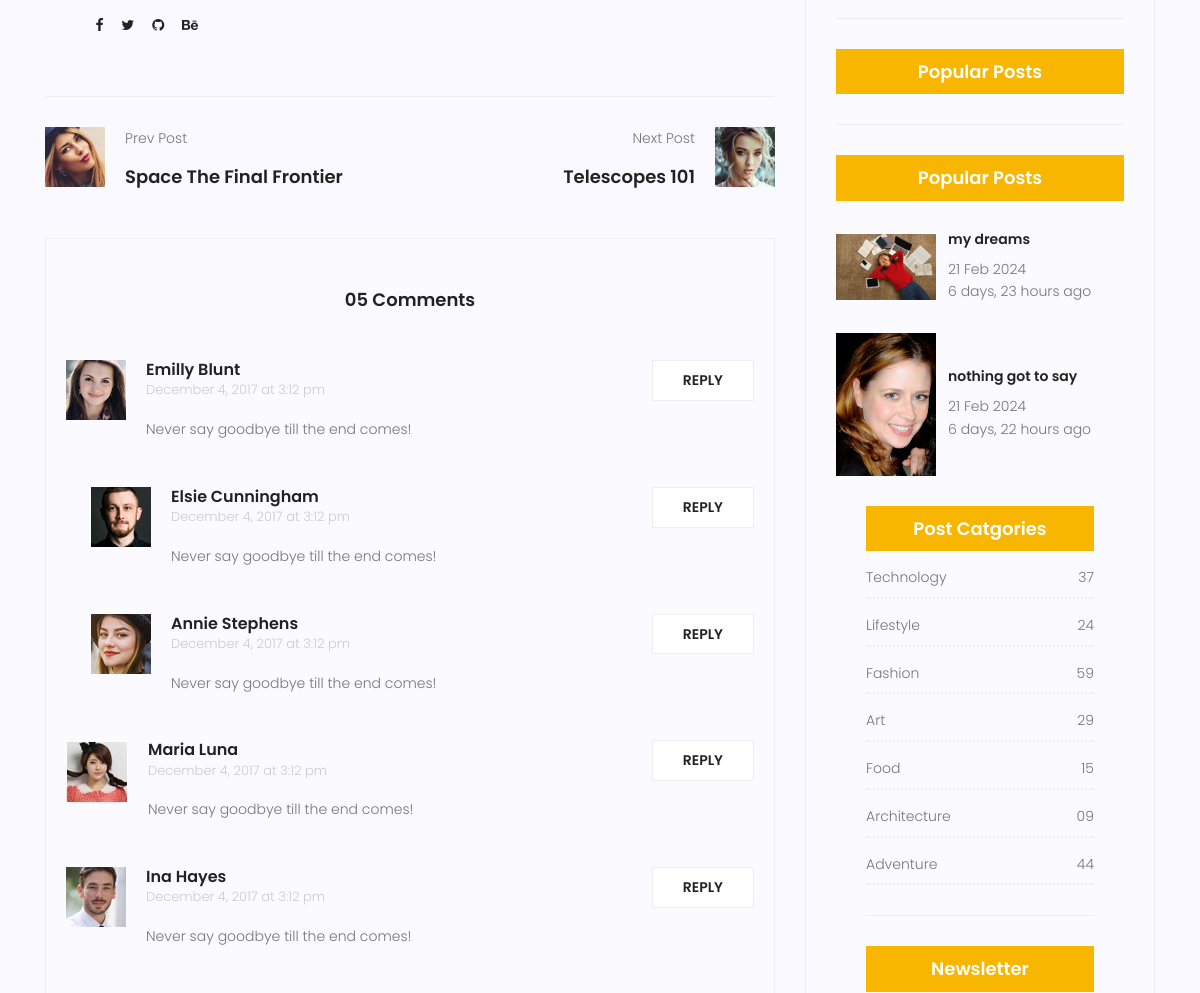
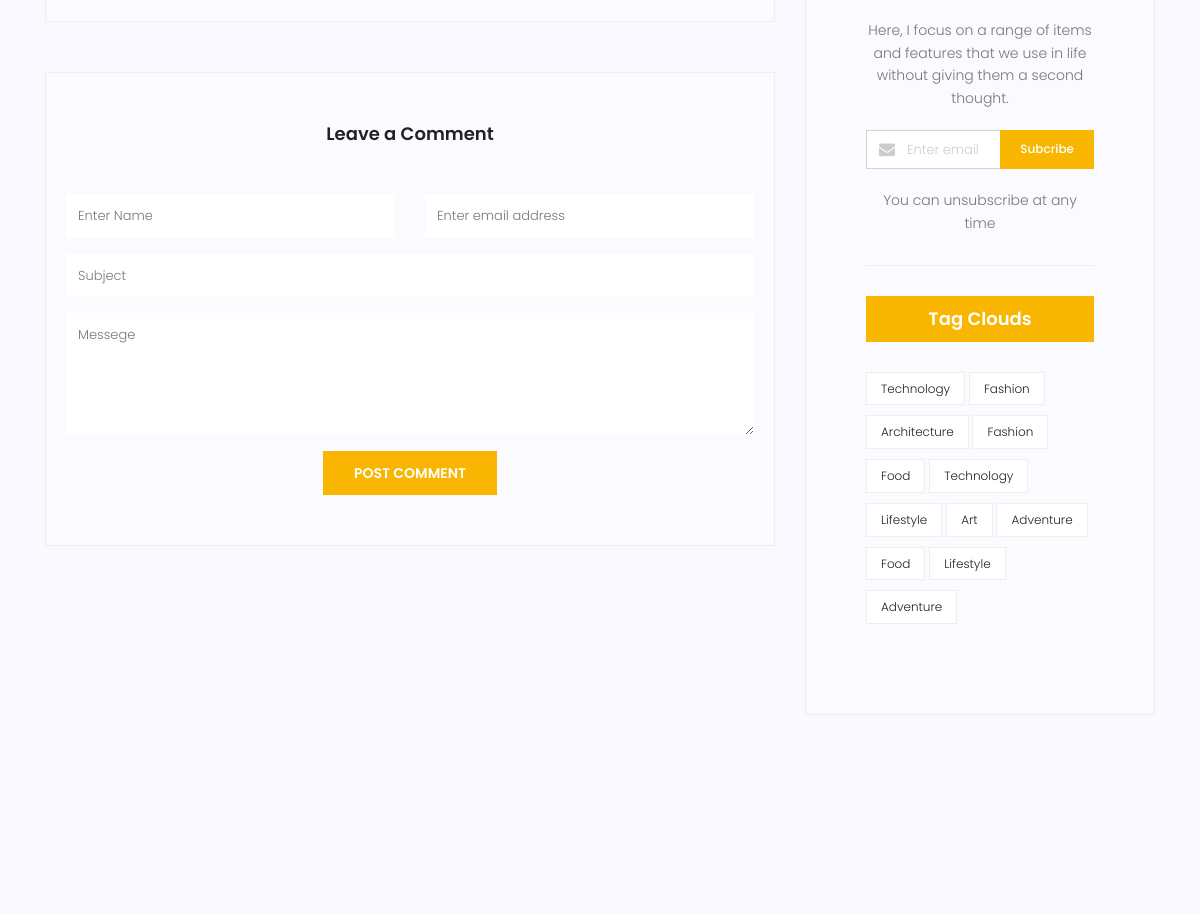
The page /blog/3 (middle part) on the database as committed earlier (2 pictures, top to bottom).
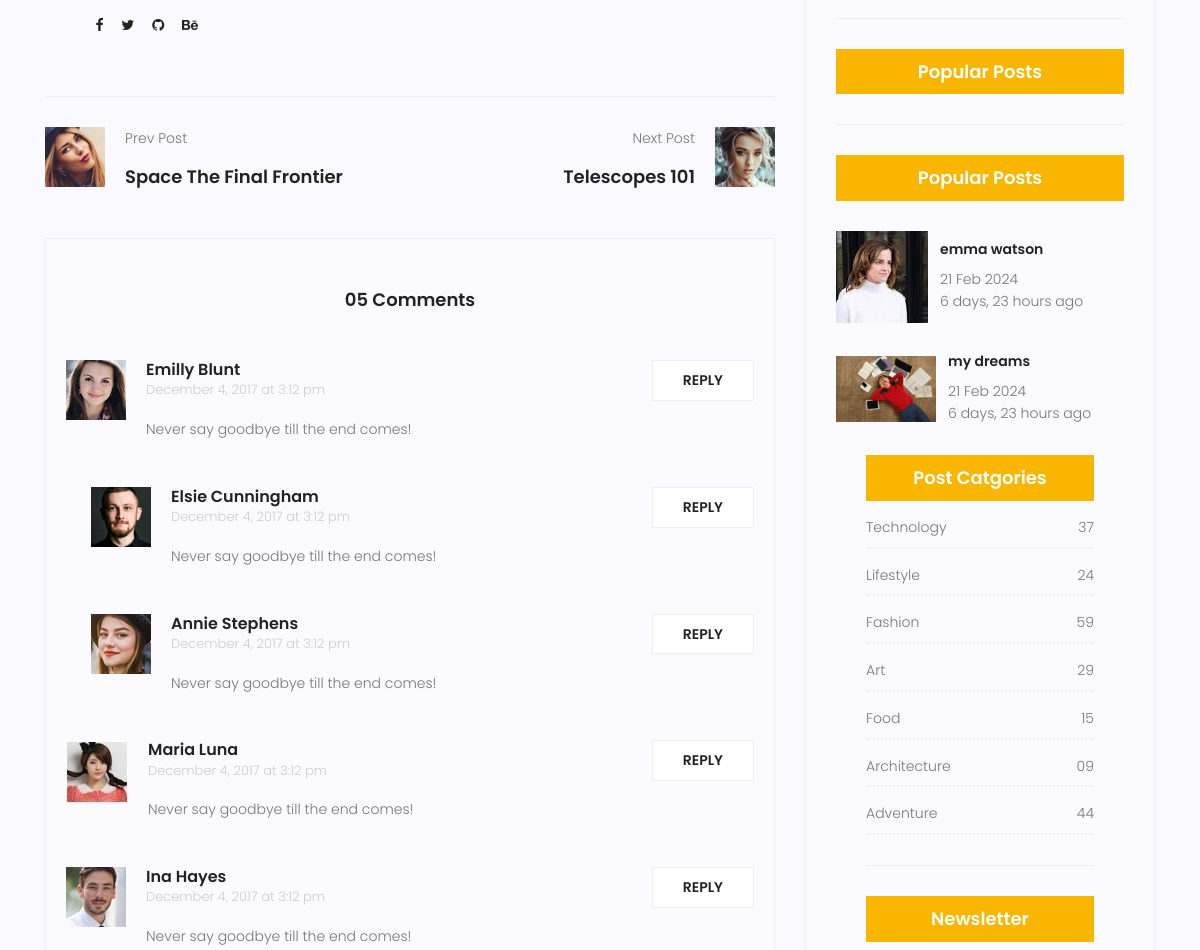
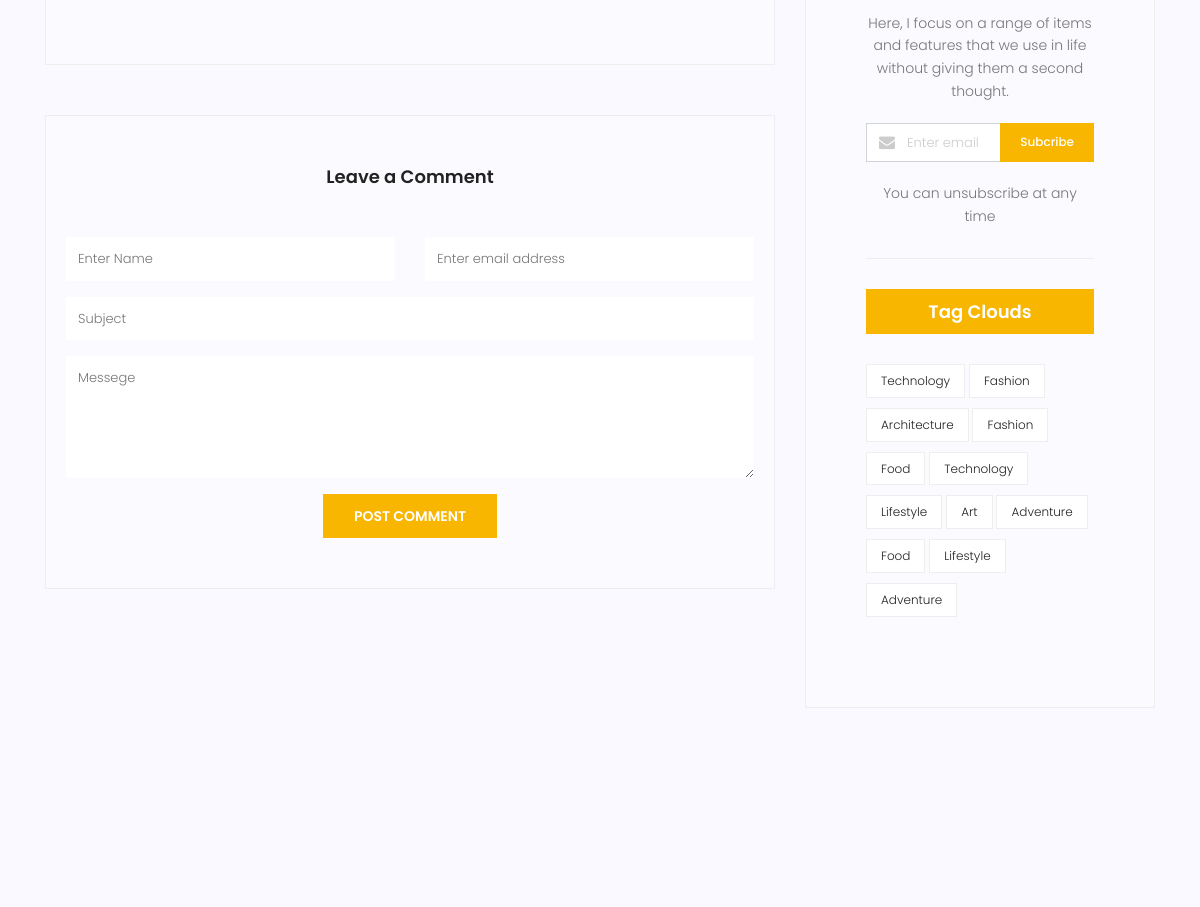
The same page on the database as committed later (2 pictures, top to bottom).
### blog/models.py (models this page shows, shortened)
class Post(models.Model):
  category = models.ManyToManyField(Category)
  author = models.ForeignKey(User, on_delete=models.SET_NULL, null=True)
  image = models.ImageField(upload_to='blog', default='blog/default.jpg')
  title = models.CharField(max_length=255)
  content = models.TextField()
  counted_views = models.IntegerField(default=0)
  status = models.BooleanField(default=False)
  published_date = models.DateTimeField(null=True)
  created_date = models.DateTimeField(auto_now_add=True)
  updated_date = models.DateTimeField(auto_now=True)
  class Meta:
    ordering = ['created_date']
    verbose_name = 'پست'
    verbose_name_plural = 'پست ها'
  '''
  def get_absilute_url(self):
    return reverse('blog:single', kwargs={'pid':self.id})
  '''

### blog/views.py (the view)
# urls.py: path('<int:pid>', views.blog_single, name='single' ),
def blog_single(request, pid):
  posts = Post.objects.filter(status=1)
  post = get_object_or_404(posts,pk=pid )
  return render(request, 'blog/blog-single.html', {
    'post':post
  })

### blog/templatetags/blog_tags.py (called while the page is built)
@register.inclusion_tag('blog/blog-popular-posts.html')
def popularposts(args=1):
  posts = Post.objects.filter(status=1).order_by('published_date')[:args]
  return {'posts':posts}

### templates/blog/blog-single.html (shortened to what the changed rows need)
{% extends 'base.html' %}
{% load static %}
{% load blog_tags %}
{% block body %}
			<section class="post-content-area single-post-area">
				<div class="container">
					<div class="row">
						<div class="col-lg-4 sidebar-widgets">
							<div class="widget-wrap">
								{% popularposts 2 %}
							</div>
						</div>
					</div>
				</div>
			</section>
			{% endblock %}

### templates/blog/blog-popular-posts.html
{% load static %}
{% load humanize %}
<div class="single-sidebar-widget popular-post-widget">
  <h4 class="popular-title">Popular Posts</h4>
  {% for post in posts %}
  <div class="popular-post-list">
      <div class="single-post-list d-flex flex-row align-items-center">
        <div class="thumb">
          <img class="img-fluid" src="{{post.image.url}}" alt="">
        </div>
        <div class="details">
          <a href="{% url 'blog:single' pid=post.id %}"><h6>{{post.title}}</h6></a>
          <p>{{post.published_date|date:"d M Y"}}</p>
          <p>{{post.published_date|naturaltime}}</p>
        </div>
      </div>
    {% endfor %}
</div>

Rows that differ between the two databases and show on the page:
no longer on this page (row unchanged): Post: image (picture), title "nothing got to say", published_date "21 Feb 2024", published_date "6 days, 22 hours ago"
now on this page (row edited): Post: image (picture), title "emma watson", published_date "21 Feb 2024", published_date "6 days, 23 hours ago"
